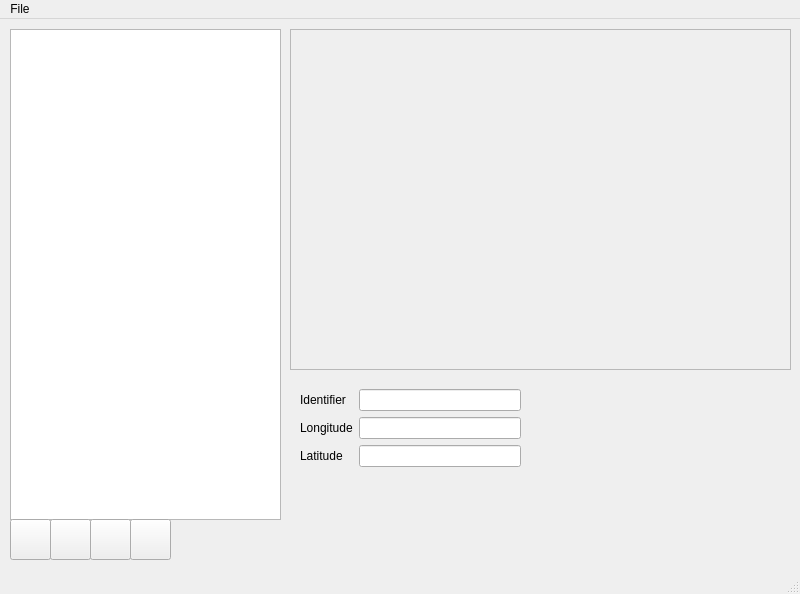
<?xml version="1.0" encoding="UTF-8"?>
<ui version="4.0">
 <class>MainWindow</class>
 <widget class="QMainWindow" name="MainWindow">
  <property name="geometry">
   <rect>
    <x>0</x>
    <y>0</y>
    <width>800</width>
    <height>594</height>
   </rect>
  </property>
  <property name="windowTitle">
   <string>MainWindow</string>
  </property>
  <widget class="QWidget" name="centralwidget">
   <widget class="QListView" name="listView_points">
    <property name="geometry">
     <rect>
      <x>10</x>
      <y>10</y>
      <width>271</width>
      <height>491</height>
     </rect>
    </property>
   </widget>
   <widget class="QPushButton" name="pushButton_add">
    <property name="geometry">
     <rect>
      <x>10</x>
      <y>500</y>
      <width>41</width>
      <height>41</height>
     </rect>
    </property>
    <property name="text">
     <string/>
    </property>
    <property name="icon">
     <iconset resource="../resources/resources.qrc">
      <normaloff>:/images/images/add.png</normaloff>:/images/images/add.png</iconset>
    </property>
    <property name="iconSize">
     <size>
      <width>32</width>
      <height>32</height>
     </size>
    </property>
   </widget>
   <widget class="QPushButton" name="pushButton_delete">
    <property name="geometry">
     <rect>
      <x>50</x>
      <y>500</y>
      <width>41</width>
      <height>41</height>
     </rect>
    </property>
    <property name="text">
     <string/>
    </property>
    <property name="icon">
     <iconset resource="../resources/resources.qrc">
      <normaloff>:/images/images/delete.png</normaloff>:/images/images/delete.png</iconset>
    </property>
    <property name="iconSize">
     <size>
      <width>32</width>
      <height>32</height>
     </size>
    </property>
   </widget>
   <widget class="QFrame" name="frame_map">
    <property name="geometry">
     <rect>
      <x>290</x>
      <y>10</y>
      <width>501</width>
      <height>341</height>
     </rect>
    </property>
    <property name="frameShape">
     <enum>QFrame::StyledPanel</enum>
    </property>
    <property name="frameShadow">
     <enum>QFrame::Raised</enum>
    </property>
   </widget>
   <widget class="QWidget" name="formLayoutWidget">
    <property name="geometry">
     <rect>
      <x>300</x>
      <y>370</y>
      <width>221</width>
      <height>95</height>
     </rect>
    </property>
    <layout class="QFormLayout" name="formLayout">
     <property name="fieldGrowthPolicy">
      <enum>QFormLayout::AllNonFixedFieldsGrow</enum>
     </property>
     <item row="0" column="0">
      <widget class="QLabel" name="label">
       <property name="text">
        <string>Identifier</string>
       </property>
      </widget>
     </item>
     <item row="0" column="1">
      <widget class="QLineEdit" name="lineEdit_id"/>
     </item>
     <item row="1" column="0">
      <widget class="QLabel" name="label_2">
       <property name="text">
        <string>Longitude</string>
       </property>
      </widget>
     </item>
     <item row="1" column="1">
      <widget class="QLineEdit" name="lineEdit_longitude"/>
     </item>
     <item row="2" column="0">
      <widget class="QLabel" name="label_3">
       <property name="text">
        <string>Latitude</string>
       </property>
      </widget>
     </item>
     <item row="2" column="1">
      <widget class="QLineEdit" name="lineEdit_latitude"/>
     </item>
    </layout>
   </widget>
   <widget class="QPushButton" name="pushButton_up">
    <property name="geometry">
     <rect>
      <x>90</x>
      <y>500</y>
      <width>41</width>
      <height>41</height>
     </rect>
    </property>
    <property name="text">
     <string/>
    </property>
    <property name="icon">
     <iconset resource="../resources/resources.qrc">
      <normaloff>:/images/images/up_arrow.png</normaloff>:/images/images/up_arrow.png</iconset>
    </property>
    <property name="iconSize">
     <size>
      <width>32</width>
      <height>32</height>
     </size>
    </property>
   </widget>
   <widget class="QPushButton" name="pushButton_down">
    <property name="geometry">
     <rect>
      <x>130</x>
      <y>500</y>
      <width>41</width>
      <height>41</height>
     </rect>
    </property>
    <property name="text">
     <string/>
    </property>
    <property name="icon">
     <iconset resource="../resources/resources.qrc">
      <normaloff>:/images/images/down_arrow.png</normaloff>:/images/images/down_arrow.png</iconset>
    </property>
    <property name="iconSize">
     <size>
      <width>32</width>
      <height>32</height>
     </size>
    </property>
   </widget>
  </widget>
  <widget class="QMenuBar" name="menubar">
   <property name="geometry">
    <rect>
     <x>0</x>
     <y>0</y>
     <width>800</width>
     <height>25</height>
    </rect>
   </property>
   <widget class="QMenu" name="menuFile">
    <property name="title">
     <string>File</string>
    </property>
    <addaction name="actionImport"/>
    <addaction name="actionExport"/>
   </widget>
   <addaction name="menuFile"/>
  </widget>
  <widget class="QStatusBar" name="statusbar"/>
  <action name="actionImport">
   <property name="text">
    <string>Import ...</string>
   </property>
   <property name="shortcutContext">
    <enum>Qt::WindowShortcut</enum>
   </property>
  </action>
  <action name="actionExport">
   <property name="text">
    <string>Export ...</string>
   </property>
  </action>
 </widget>
 <resources>
  <include location="../resources/resources.qrc"/>
 </resources>
 <connections/>
</ui>
